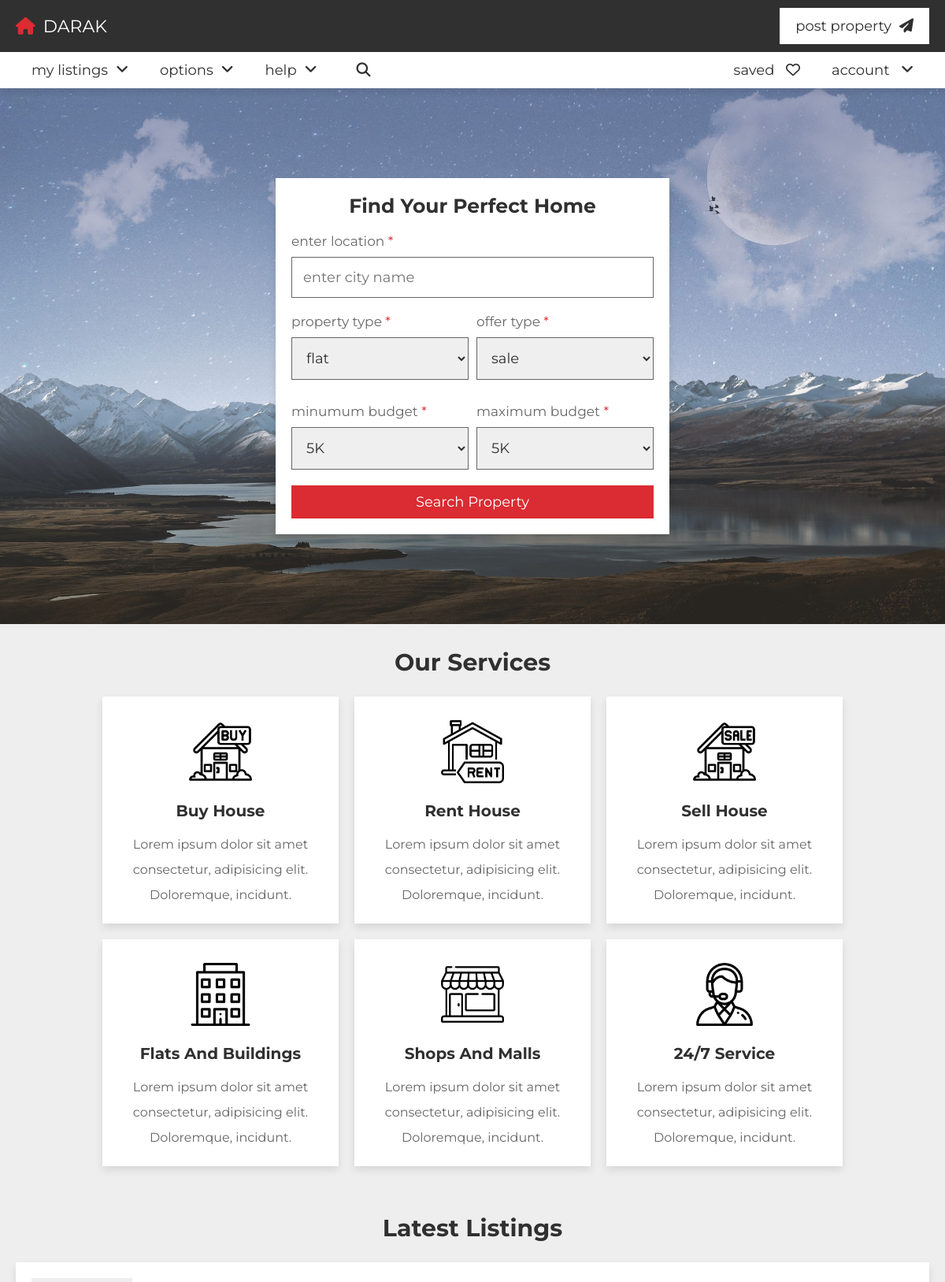
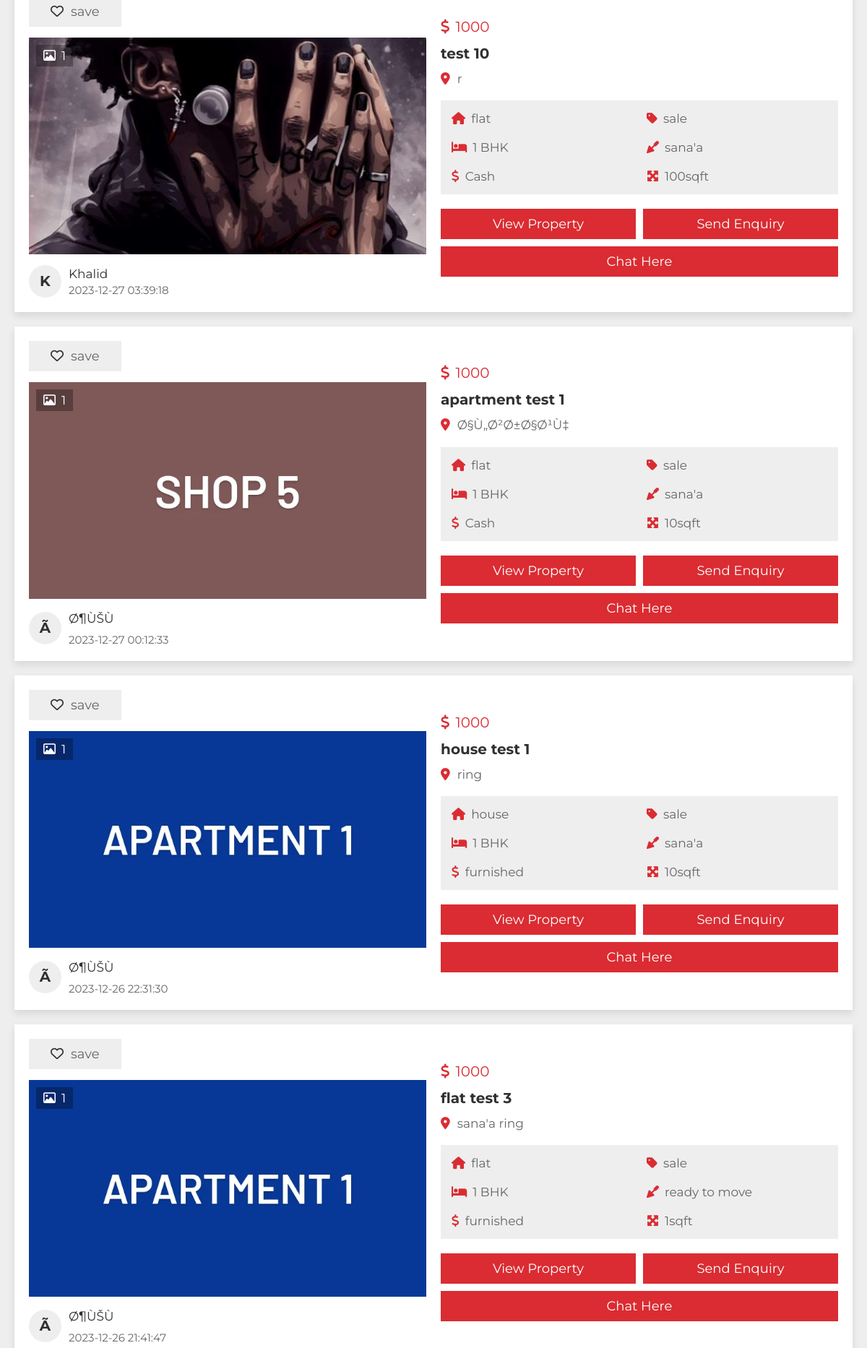
The app's page /home.php (upper part) with its own data (2 pictures, top to bottom).
### tables this page shows
CREATE TABLE IF NOT EXISTS `property` (
  `id` varchar(20) NOT NULL,
  `user_id` varchar(20) NOT NULL,
  `property_name` varchar(50) NOT NULL,
  `address` varchar(100) NOT NULL,
  `city` varchar(1000) NOT NULL,
  `price` varchar(10) NOT NULL,
  `currency` varchar(1000) NOT NULL,
  `type` varchar(10) NOT NULL,
  `category` varchar(255) DEFAULT NULL,
  `title` varchar(255) DEFAULT NULL,
  `offer` varchar(10) NOT NULL,
  `contract` varchar(1000) NOT NULL,
  `status` varchar(50) NOT NULL,
  `furnished` varchar(50) NOT NULL,
  `halls` varchar(1000) NOT NULL,
  `bhk` varchar(10) NOT NULL,
  `deposite` varchar(10) NOT NULL,
  `bedroom` varchar(10) NOT NULL,
  `bathroom` varchar(10) NOT NULL,
  `balcony` varchar(10) NOT NULL,
  `carpet` varchar(10) NOT NULL,
  `age` varchar(2) NOT NULL,
  `finishing` varchar(1000) NOT NULL,
  `total_floors` varchar(2) NOT NULL,
  `room_floor` varchar(2) NOT NULL,
  `loan` varchar(50) NOT NULL,
  `lift` varchar(3) NOT NULL DEFAULT 'no',
  `security_guard` varchar(3) NOT NULL DEFAULT 'no',
  `play_ground` varchar(3) NOT NULL DEFAULT 'no',
  `garden` varchar(3) NOT NULL DEFAULT 'no',
  `water_supply` varchar(3) NOT NULL DEFAULT 'no',
  `power_backup` varchar(3) NOT NULL DEFAULT 'no',
  `parking_area` varchar(3) NOT NULL DEFAULT 'no',
  `gym` varchar(3) NOT NULL DEFAULT 'no',
  `shopping_mall` varchar(3) NOT NULL DEFAULT 'no',
  `hospital` varchar(3) NOT NULL DEFAULT 'no',
  `school` varchar(3) NOT NULL DEFAULT 'no',
  `market_area` varchar(3) NOT NULL DEFAULT 'no',
  `image_01` varchar(50) NOT NULL,
  `image_02` varchar(50) NOT NULL,
  `image_03` varchar(50) NOT NULL,
  `image_04` varchar(50) NOT NULL,
  `image_05` varchar(50) NOT NULL,
  `description` varchar(1000) NOT NULL,
  `date` datetime NOT NULL DEFAULT CURRENT_TIMESTAMP,
  PRIMARY KEY (`id`)
);

CREATE TABLE IF NOT EXISTS `users` (
  `id` varchar(20) NOT NULL,
  `name` varchar(50) NOT NULL,
  `number` varchar(10) NOT NULL,
  `email` varchar(50) NOT NULL,
  `password` varchar(50) NOT NULL,
  `uimage` varchar(300) NOT NULL,
  PRIMARY KEY (`id`)
);

### home.php (the view, shortened to what this page needs)
<?php
include 'components/connect.php';
include 'components/save_send.php';
?>
<!DOCTYPE html>
<html lang="en">
<head>
   <link rel="stylesheet" href="https://cdnjs.cloudflare.com/ajax/libs/font-awesome/6.2.0/css/all.min.css">
   <link rel="stylesheet" href="css/style.css">
</head>
<body>
<?php include 'components/user_header.php'; ?>
<div class="home">
   <section class="center">
      <form action="search.php" method="post">
         <h3>find your perfect home</h3>
         <div class="box">
            <p>enter location <span>*</span></p>
            <input type="text" name="h_location" required maxlength="100" placeholder="enter city name" class="input">
         </div>
         <div class="flex">
            <div class="box">
               <p>property type <span>*</span></p>
               <select name="h_type" class="input" required>
                  <option value="flat">flat</option>
               </select>
            </div>
            <div class="box">
               <p>offer type <span>*</span></p>
               <select name="h_offer" class="input" required>
                  <option value="sale">sale</option>
               </select>
            </div>
            <div class="box">
               <p>minumum budget <span>*</span></p>
               <select name="h_min" class="input" required>
               <option value="5000">5K</option>
               </select>
            </div>
            <div class="box">
               <p>maximum budget <span>*</span></p>
               <select name="h_max" class="input" required>
               <option value="5000">5K</option>
               </select>
            </div>
         </div>
         <input type="submit" value="search property" name="h_search" class="btn">
      </form>
   </section>
</div>
<section class="services">
   <h1 class="heading">our services</h1>
   <div class="box-container">
      <div class="box">
         <img src="images/icon-1.png" alt="">
         <h3>buy house</h3>
         <p>Lorem ipsum dolor sit amet consectetur, adipisicing elit. Doloremque, incidunt.</p>
      </div>
      <div class="box">
         <img src="images/icon-2.png" alt="">
         <h3>rent house</h3>
         <p>Lorem ipsum dolor sit amet consectetur, adipisicing elit. Doloremque, incidunt.</p>
      </div>
      <div class="box">
         <img src="images/icon-3.png" alt="">
         <h3>sell house</h3>
         <p>Lorem ipsum dolor sit amet consectetur, adipisicing elit. Doloremque, incidunt.</p>
      </div>
      <div class="box">
         <img src="images/icon-4.png" alt="">
         <h3>flats and buildings</h3>
         <p>Lorem ipsum dolor sit amet consectetur, adipisicing elit. Doloremque, incidunt.</p>
      </div>
      <div class="box">
         <img src="images/icon-5.png" alt="">
         <h3>shops and malls</h3>
         <p>Lorem ipsum dolor sit amet consectetur, adipisicing elit. Doloremque, incidunt.</p>
      </div>
      <div class="box">
         <img src="images/icon-6.png" alt="">
         <h3>24/7 service</h3>
         <p>Lorem ipsum dolor sit amet consectetur, adipisicing elit. Doloremque, incidunt.</p>
      </div>
   </div>
</section>
<section class="listings">
   <h1 class="heading">latest listings</h1>
   <div class="box-container">
      <?php
         $select_properties = $conn->prepare("SELECT * FROM `property` ORDER BY date DESC LIMIT 6");
         $select_properties->execute();
         if($select_properties->rowCount() > 0){
            while($fetch_property = $select_properties->fetch(PDO::FETCH_ASSOC)){
            $select_user = $conn->prepare("SELECT * FROM `users` WHERE id = ?");
            $select_user->execute([$fetch_property['user_id']]);
            $fetch_user = $select_user->fetch(PDO::FETCH_ASSOC);
            if(!empty($fetch_property['image_02'])){
               $image_coutn_02 = 1;
            }else{
               $image_coutn_02 = 0;
            }
            if(!empty($fetch_property['image_03'])){
               $image_coutn_03 = 1;
            }else{
               $image_coutn_03 = 0;
            }
            if(!empty($fetch_property['image_04'])){
               $image_coutn_04 = 1;
            }else{
               $image_coutn_04 = 0;
            }
            if(!empty($fetch_property['image_05'])){
               $image_coutn_05 = 1;
            }else{
               $image_coutn_05 = 0;
            }
            $total_images = (1 + $image_coutn_02 + $image_coutn_03 + $image_coutn_04 + $image_coutn_05);
            $select_saved = $conn->prepare("SELECT * FROM `saved` WHERE property_id = ? and user_id = ?");
            $select_saved->execute([$fetch_property['id'], $user_id]);
      ?>
      <form action="" method="POST">
         <div class="box">
            <?php
               if($select_saved->rowCount() > 0){
            ?>
            <button type="submit" name="save" class="save"><i class="fas fa-heart"></i><span>saved</span></button>
            <?php
               }else{
            ?>
            <button type="submit" name="save" class="save"><i class="far fa-heart"></i><span>save</span></button>
            <?php
               }
            ?>
            <div class="thumb">
               <p class="total-images"><i class="far fa-image"></i><span><?= $total_images; ?></span></p>
               <img src="uploaded_files/<?= $fetch_property['image_01']; ?>" alt="">
            </div>
            <div class="admin">
               <h3><?= substr($fetch_user['name'], 0, 1); ?></h3>
               <div>
                  <p><?= $fetch_user['name']; ?></p>
                  <span><?= $fetch_property['date']; ?></span>
               </div>
            </div>
         </div>
         <div class="box">
            <div class="price"><i class="fas fa-dollar-sign"></i><span><?= $fetch_property['price']; ?></span></div>
            <h3 class="name"><?= $fetch_property['property_name']; ?></h3>
            <p class="location"><i class="fas fa-map-marker-alt"></i><span><?= $fetch_property['address']; ?></span></p>
            <div class="flex">
               <p><i class="fas fa-house"></i><span><?= $fetch_property['type']; ?></span></p>
               <p><i class="fas fa-tag"></i><span><?= $fetch_property['offer']; ?></span></p>
               <p><i class="fas fa-bed"></i><span><?= $fetch_property['bhk']; ?> BHK</span></p>
               <p><i class="fas fa-trowel"></i><span><?= $fetch_property['status']; ?></span></p>
               <p><i class="fas fa-dollar-sign"></i><span><?= $fetch_property['furnished']; ?></span></p>
               <p><i class="fas fa-maximize"></i><span><?= $fetch_property['carpet']; ?>sqft</span></p>
            </div>
            <div class="flex-btn">
               <a href="view_property.php?get_id=<?= $fetch_property['id']; ?>" class="btn">view property</a>
               <input type="submit" value="send enquiry" name="send" class="btn">
            </div>
            <div class="flex-btn1">
               <a href="ChatApp/login.php?get_id=<?= $fetch_property['id']; ?>" class="btn">Chat here</a>
            </div>
         </div>
      </form>
      <?php
         }
      }else{
         echo '<p class="empty">no properties added yet! <a href="post_property.php" style="margin-top:1.5rem;" class="btn">add new</a></p>';
      }
      ?>
   </div>
</section>
</body>
</html>

### records on screen
property: total_images "1", image_01 (picture), user.name "K", user.name "Khalid", date "2023-12-27 03:39:18", price "1000", property_name "test 10", address "r", type "flat", offer "sale", bhk "1", status "sana'a", furnished "Cash", carpet "100"
property: total_images "1", image_01 (picture), user.name "Ã", user.name "Ø¶ÙŠÙ", date "2023-12-27 00:12:33", price "1000", property_name "apartment test 1", address "Ø§Ù„Ø²Ø±Ø§Ø¹Ù‡", type "flat", offer "sale", bhk "1", status "sana'a", furnished "Cash", carpet "10"
property: total_images "1", image_01 (picture), user.name "Ã", user.name "Ø¶ÙŠÙ", date "2023-12-26 22:31:30", price "1000", property_name "house test 1", address "ring", type "house", offer "sale", bhk "1", status "sana'a", furnished "furnished", carpet "10"
property: total_images "1", image_01 (picture), user.name "Ã", user.name "Ø¶ÙŠÙ", date "2023-12-26 21:41:47", price "1000", property_name "flat test 3", address "sana'a ring", type "flat", offer "sale", bhk "1", status "ready to move", furnished "furnished", carpet "1"
